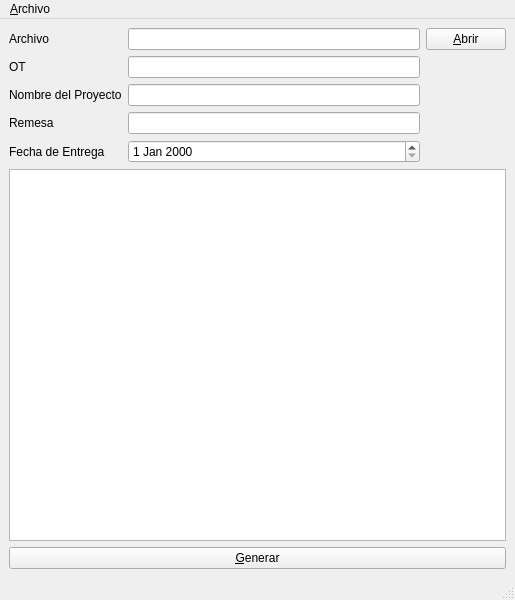
<?xml version="1.0" encoding="UTF-8"?>
<ui version="4.0">
 <class>MainWindow</class>
 <widget class="QMainWindow" name="MainWindow">
  <property name="geometry">
   <rect>
    <x>0</x>
    <y>0</y>
    <width>515</width>
    <height>600</height>
   </rect>
  </property>
  <property name="windowTitle">
   <string>xlsTool Layout</string>
  </property>
  <widget class="QWidget" name="centralwidget">
   <layout class="QGridLayout" name="gridLayout_2">
    <item row="0" column="0">
     <layout class="QVBoxLayout" name="verticalLayout">
      <item>
       <layout class="QGridLayout" name="gridLayout">
        <item row="4" column="0">
         <widget class="QLabel" name="label_entrega">
          <property name="text">
           <string>Fecha de Entrega</string>
          </property>
         </widget>
        </item>
        <item row="2" column="1">
         <widget class="QLineEdit" name="le_Proyecto"/>
        </item>
        <item row="4" column="1">
         <widget class="QDateEdit" name="de_Entrega"/>
        </item>
        <item row="0" column="0">
         <widget class="QLabel" name="label_Archivo">
          <property name="text">
           <string>Archivo</string>
          </property>
         </widget>
        </item>
        <item row="2" column="0">
         <widget class="QLabel" name="label_Proyecto">
          <property name="text">
           <string>Nombre del Proyecto</string>
          </property>
         </widget>
        </item>
        <item row="1" column="0">
         <widget class="QLabel" name="label_OT">
          <property name="text">
           <string>OT</string>
          </property>
         </widget>
        </item>
        <item row="3" column="1">
         <widget class="QLineEdit" name="le_Remesa"/>
        </item>
        <item row="3" column="0">
         <widget class="QLabel" name="label_Remesa">
          <property name="text">
           <string>Remesa</string>
          </property>
         </widget>
        </item>
        <item row="0" column="2">
         <widget class="QPushButton" name="btn_Abrir">
          <property name="text">
           <string>&amp;Abrir</string>
          </property>
         </widget>
        </item>
        <item row="0" column="1">
         <widget class="QLineEdit" name="le_Archivo"/>
        </item>
        <item row="1" column="1">
         <widget class="QLineEdit" name="le_OT"/>
        </item>
       </layout>
      </item>
     </layout>
    </item>
    <item row="1" column="0">
     <widget class="QTableWidget" name="table"/>
    </item>
    <item row="2" column="0">
     <widget class="QPushButton" name="btn_generar">
      <property name="text">
       <string>&amp;Generar</string>
      </property>
     </widget>
    </item>
   </layout>
  </widget>
  <widget class="QMenuBar" name="menubar">
   <property name="geometry">
    <rect>
     <x>0</x>
     <y>0</y>
     <width>515</width>
     <height>27</height>
    </rect>
   </property>
   <widget class="QMenu" name="menu_Archivo">
    <property name="title">
     <string>&amp;Archivo</string>
    </property>
    <addaction name="action_Abrir"/>
    <addaction name="separator"/>
    <addaction name="action_Salir"/>
   </widget>
   <addaction name="menu_Archivo"/>
  </widget>
  <widget class="QStatusBar" name="statusbar"/>
  <action name="action_Abrir">
   <property name="text">
    <string>&amp;Abrir</string>
   </property>
  </action>
  <action name="action_Salir">
   <property name="text">
    <string>&amp;Salir</string>
   </property>
  </action>
 </widget>
 <resources/>
 <connections/>
</ui>
